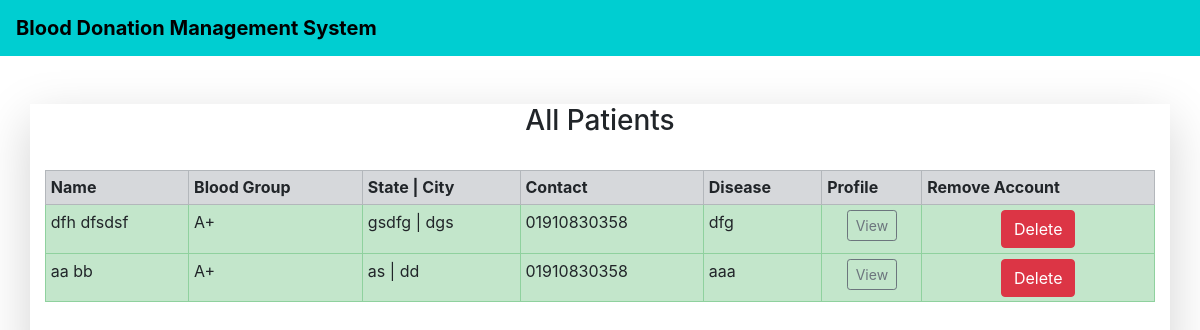
Before: /patient_list/ with the older database file.
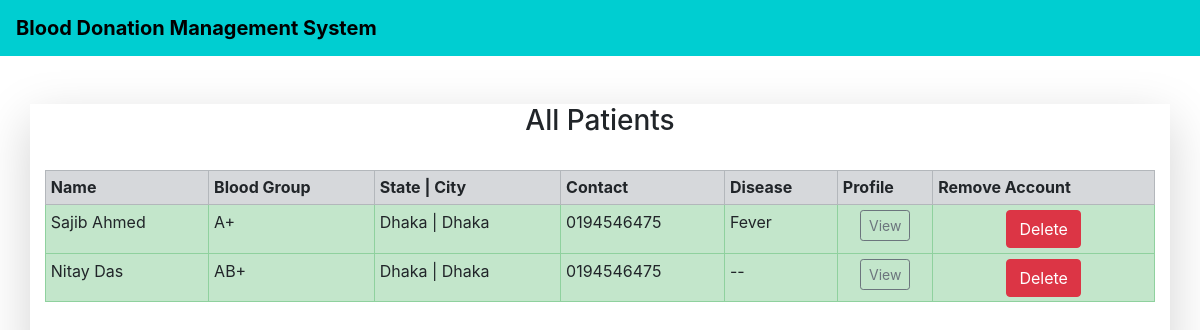
After: the same page with the newer database file.
### home/models.py (models this page shows, shortened)
class Patient(models.Model):
    patient = models.OneToOneField(User, on_delete=models.CASCADE, blank=True, null=True)
    date_of_birth = models.CharField(max_length=100)
    phone = models.CharField(max_length=10)
    division = models.CharField(max_length=100)
    dist = models.CharField(max_length=100)
    address = models.TextField(max_length=500, default="")
    blood_group = models.ForeignKey(BloodGroup, on_delete=models.CASCADE)
    disease=models.CharField(max_length=200)
    gender = models.CharField(max_length=10)

class BloodGroup(models.Model):
    name = models.CharField(max_length=5)
    def __str__(self):
        return self.name

### Admin/views.py (the view)
# urls.py: path("patient_list/", views.patient_list, name="patient_list"),
def patient_list(request):
    patients = Patient.objects.all()
    return render(request,'patient_list.html',{'patients':patients})

### Admin/templates/patient_list.html (shortened to what this page needs)
{% extends 'base.html' %}
{% block body %}
 <br>
<div class="container shadow-lg bg-tertiary">
{% if patients %}
<h3 class="text-center">All Patients</h3><br>
<table class="table table-sm table-bordered">
  <tr class="table-secondary">
    <th>Name</th>
    <th>Blood Group</th>
    <th>State | City</th>
    <th>Contact</th>
    <th>Disease</th>
    <th>Profile</th>
    <th>Remove Account</th>
  </tr>
  {% for i in patients %}
      <tr class="table-success">
        <td>{{i.patient.get_full_name}}</td>
        <td>{{i.blood_group}}</td>
        <td>{{i.division}} | {{i.dist}}</td>
        <td>{{i.phone}}</td>
        <td>{{i.disease}}</td>
        <td class="text-center"><a href="{% url 'patient_details' id=i.id %}" class="btn btn-sm btn-outline-secondary">View</a></td>
        <td class="text-center"><a href="{% url 'delete_patient' id=i.id %}" class="btn btn-danger"> Delete </a></td>
  {% endfor %}
</table><br><br>
{% else %}
<h2>No patient Available</h2>
{% endif %}
</div>
{% endblock %}

Changed rows visible on the page:
changed Patient: patient.get_full_name "dfh dfsdsf" → "Sajib Ahmed"; division "gsdfg" → "Dhaka"; dist "dgs" → "Dhaka"; phone "01910830358" → "0194546475"; disease "dfg" → "Fever"
changed Patient: patient.get_full_name "aa bb" → "Nitay Das"; blood_group "A+" → "AB+"; division "as" → "Dhaka"; dist "dd" → "Dhaka"; phone "01910830358" → "0194546475"; disease "aaa" → "--"
